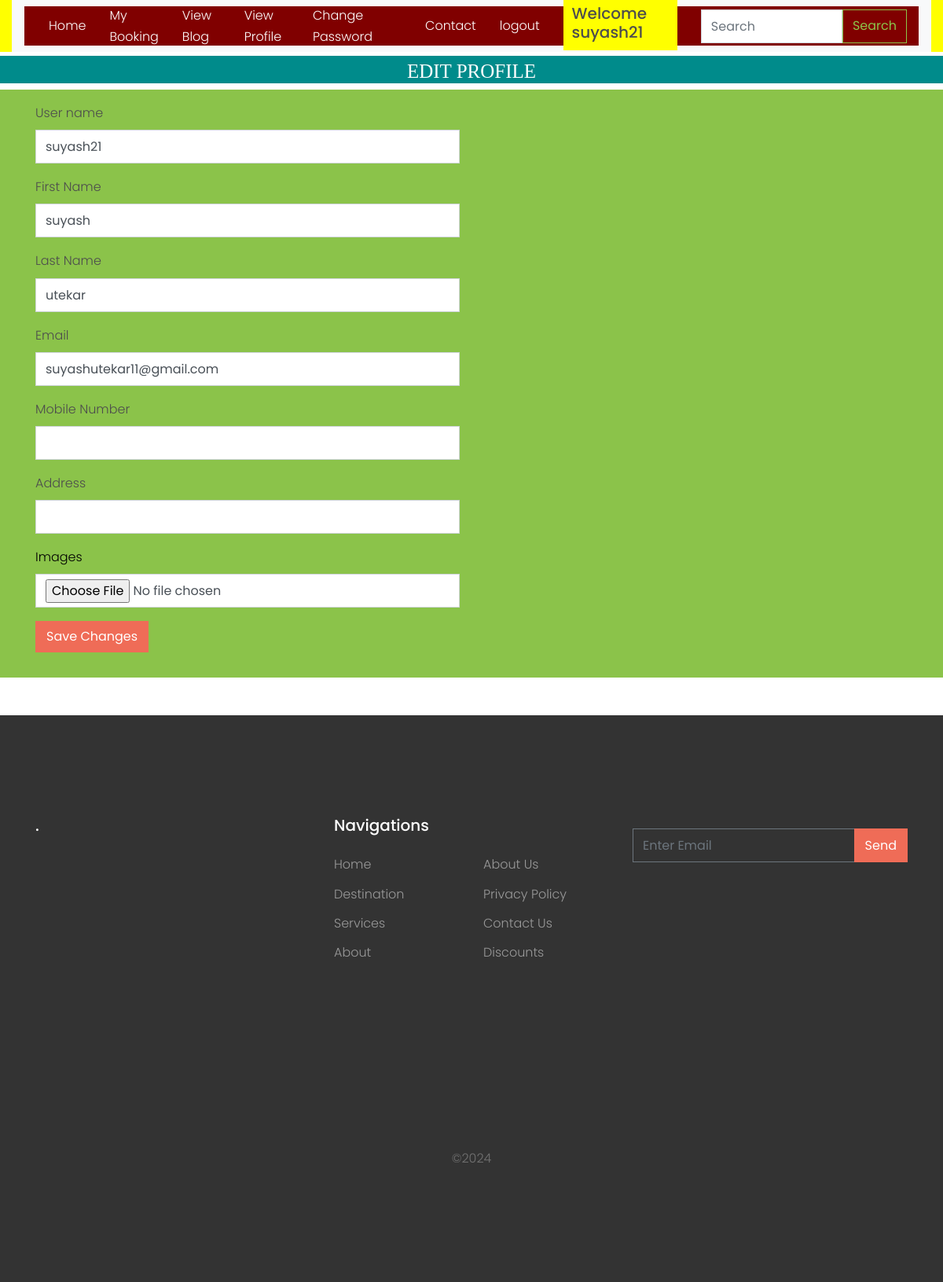
Page /edit_profile/ (signed in) on the committed database.
### tour/models.py (models this page shows, shortened)
class User_Profile(models.Model):
    user = models.ForeignKey(User,on_delete=models.CASCADE,null=True)
    address = models.CharField(max_length=20)
    mobile = models.CharField(max_length=20)
    image = models.ImageField(null=True)

### tour/views.py (the view, shortened to what this page needs)
# urls.py: path('edit_profile/',views.edit_profile,name='edit_profile'),
def edit_profile(request):
    data=User_Profile.objects.get(user=request.user)
    return render(request,'edit_profile.html',{'data':data})

### tour/templates/edit_profile.html (shortened to what this page needs)
{% extends 'base.html' %}
{% block body %}
<center>
    <h1 style="font-size:25px; background-color:darkcyan;height:35px;color:white;padding:5px;margin-top:5px;font-family : 'Monotype Corsiva"
        align="center"> EDIT PROFILE </h1>
</center>
<div class="p-3 bg-success">
    <div class="container">
        <div class="row">
            <div class="col-md-12 mb-3">
                <div class="row">
                    <div class="col-md-12 col-lg-6">
                        <form action="" method="post" enctype="multipart/form-data">
                            <div class="form-group">
                                <label>User name</label>
                                <input type="text" name="username" class="form-control" value="{{data.user.username}}">
                            </div>
                            <div class="form-group">
                                <label>First Name</label>
                                <input type="text" name="first_name" class="form-control"
                                       value="{{data.user.first_name}}">
                            </div>
                            <div class="form-group">
                                <label>Last Name</label>
                                <input type="text" name="last_name" class="form-control"
                                       value="{{data.user.last_name}}">
                            </div>
                            <div class="form-group">
                                <label>Email</label>
                                <input type="email" name="email" class="form-control" value="{{data.user.email}}">
                            </div>
                            <div class="form-group">
                                <label>Mobile Number</label>
                                <input type="number" name="mobile" class="form-control" value="{{data.mobile}}">
                            </div>
                            <div class="form-group">
                                <label>Address</label>
                                <input type="text" name="address" class="form-control" value="{{data.address}}">
                            </div>
                                          <div class="row form-group">
                <div class="col-md-12">
                  <label class="text-black" >Images</label>
                  <input type="file" name="image"   class="form-control">
                </div>
                  <div class="col-md-12">
                </div>
              </div>
                            <div class="submit-section">
                                <button type="submit" class="btn btn-primary submit-btn">Save Changes</button>
                            </div>
                        </form>
                    </div>
                </div>
            </div>
        </div>
    </div>
</div>
{% endblock %}

### tour/templates/base.html (shortened to what this page needs)
<!DOCTYPE html>
<html lang="en">
<head>
    {% load static %}
    <link rel="stylesheet" href="{% static 'fonts/icomoon/style.css' %}">
    <link rel="stylesheet" href="{% static 'css/bootstrap.min.css' %}">
    <link rel="stylesheet" href="{% static 'css/magnific-popup.css' %}">
    <link rel="stylesheet" href="{% static 'css/jquery-ui.css' %}">
    <link rel="stylesheet" href="{% static 'css/owl.carousel.min.css' %}">
    <link rel="stylesheet" href="{% static 'css/owl.theme.default.min.css' %}">
    <link rel="stylesheet" href="https://cdnjs.cloudflare.com/ajax/libs/font-awesome/4.7.0/css/font-awesome.min.css">
    <link rel="stylesheet" href="{% static 'css/bootstrap-datepicker.css' %}">
    <link rel="stylesheet" href="{% static 'fonts/flaticon/font/flaticon.css' %}">
    <link rel="stylesheet" href="https://cdn.jsdelivr.net/npm/mediaelement@4.2.7/build/mediaelementplayer.min.css>
    <link rel=" href="{% static 'css/aos.css' %}">
    <link rel="stylesheet" href="{% static 'css/style.css' %}">
</head>
<body>
<header class="site-navbar " role="banner">
    <div class="container-fluid">
        <div class="row">
            <div class="col-12" style="background-color:yellow;">
                <nav class="navbar navbar-expand-lg navbar-light bg-light">
                    <div class="container-fluid" style="background-color:maroon;height:50px">
                        <div class="collapse navbar-collapse" id="navbarSupportedContent">
                            {% if request.user.is_staff %}
                            <ul class="navbar-nav me-auto mb-2 mb-lg-0">
                                <li class="active"><a href="{% url 'admin_home' %}">Dashboard</a></li>
                                <li><a href="{% url 'all_user' %}" style="margin-left:10px">All User</a></li>
                                <li><a href="{% url 'add_destination' %}"  style="margin-left:20px">Add Destination</a></li>
                                <li><a href="{% url 'add_blog' %}"  style="margin-left:20px">Add Blog</a></li>
                                <li><a href="{% url 'admin_viewblog' %}"  style="margin-left:20px">View Blog</a></li>
                                <li><a href="{% url 'view_destination' %}"  style="margin-left:20px">View Destination</a></li>
                                <li><a href="{% url 'view_booking' %}"  style="margin-left:20px">View Booking</a></li>
                                <li><a href="{% url 'view_contact' %}"  style="margin-left:20px">View Contact</a></li>
                                <li><a href="{% url 'Change_Password' %}"  style="margin-left:20px">Change Password</a></li>
                                 <li><a href="{% url 'logout' %}"  style="margin-left:20px">logout</a></li>
                                <li class="btn btn-warning"  style="margin-left:20px;background-color:yellow">Welcome {{request.user.username}}</li>
                                {% elif request.user.is_authenticated %}
                                    <a href="{% url 'home' %}" style="color:white">Home</a>
                        <a href="{% url 'my_booking' %}" style="margin-left:30px;color:white">My Booking</a>
                        <a href="{% url 'blog' %}" style="margin-left:30px;color:white">View Blog</a>
                               <a href="{% url 'view_profile' %}" style="margin-left:30px;color:white">View Profile</a>
                               <a href="{% url 'Change_Password' %}" style="margin-left:30px;color:white">Change Password</a>
                                    <a href="{% url 'contact' %}" style="margin-left:50px;color:white">Contact</a>
                               <a href="{% url 'logout' %}" onclick="return confirm('Are You Sure')" style="margin-left:30px;color:white">logout</a>
                                <h5 style="background-color:yellow;margin-left:30px;padding:1%"> Welcome {{request.user.username}}</h5>
                            {% endif %}
                            {% if not request.user.is_staff %}
                            <div align="right">
                                <form class="d-flex pull-right" method="post" action="/search/">
                                    <input class="form-control me-2" type="search" placeholder="Search"
                                           aria-label="Search" name="srh" style="margin-left:30px">
                                    <button class="btn btn-outline-success" type="submit">Search</button>
                                </form>
                            </div>
                            {% endif %}
                        </div>
                    </div>
                </nav>
            </div>
        </div>
    </div>
</header>
{% block body %}
{% endblock %}
<footer class="site-footer mt-5">
    <div class="container">
        <div class="row">
            <div class="col-lg-4">
                <div class="mb-5">
                    <h3 class="footer-heading mb-4">.</h3>
                </div>
            </div>
            <div class="col-lg-4 mb-5 mb-lg-0">
                <div class="row mb-5">
                    <div class="col-md-12">
                        <h3 class="footer-heading mb-4">Navigations</h3>
                    </div>
                    <div class="col-md-6 col-lg-6">
                        <ul class="list-unstyled">
                            <li><a href="#">Home</a></li>
                            <li><a href="#">Destination</a></li>
                            <li><a href="#">Services</a></li>
                            <li><a href="#">About</a></li>
                        </ul>
                    </div>
                    <div class="col-md-6 col-lg-6">
                        <ul class="list-unstyled">
                            <li><a href="#">About Us</a></li>
                            <li><a href="#">Privacy Policy</a></li>
                            <li><a href="#">Contact Us</a></li>
                            <li><a href="#">Discounts</a></li>
                        </ul>
                    </div>
                </div>
            </div>
            <div class="col-lg-4 mb-5 mb-lg-0">
                <div class="mb-5">
                    <form action="#" method="post">
                        <div class="input-group mb-3">
                            <input type="text" class="form-control border-secondary text-white bg-transparent"
                                   placeholder="Enter Email" aria-label="Enter Email" aria-describedby="button-addon2">
                            <div class="input-group-append">
                                <button class="btn btn-primary text-white" type="button" id="button-addon2">Send
                                </button>
                            </div>
                        </div>
                    </form>
                </div>
            </div>
        </div>
        <div class="row pt-5 mt-5 text-center">
            <div class="col-md-12">
                <div class="mb-5">
                    <a href="#" class="pl-0 pr-3"></a>
                    <a href="#" class="pl-3 pr-3"></a>
                    <a href="#" class="pl-3 pr-3"></a>
                    <a href="#" class="pl-3 pr-3"></a>
                </div>
                <p>
                    &copy;<script>document.write(new Date().getFullYear());</script>
                </p>
            </div>
        </div>
    </div>
</footer>
</body>
</html>

### tour/static/css/style.css (style rules this page uses)
body { line-height: 1.7; color: #4d4d4d; font-weight: 300; font-size: 1rem; }
a { -webkit-transition: .3s all ease; -o-transition: .3s all ease; transition: .3s all ease; }
h1, h2, h3, h4, h5, .h1, .h2, .h3, .h4, .h5 { font-family: "Poppins", -apple-system, BlinkMacSystemFont, "Segoe UI", Roboto, "Helvetica Neue", Arial, sans-serif, "Apple Color Emoji", "Segoe UI Emoji", "Segoe UI Symbol", "Noto Color Emoji"; }
.text-black { color: #000 !important; }
.btn { border-radius: 0; }
.btn.btn-primary { border: 2px solid transparent; }
.form-control { height: 43px; border-radius: 0; }
.site-footer { padding: 4em 0; background: #333333; }
@media (min-width: 768px) { .site-footer { padding: 8em 0; } }
.site-footer p { color: #737373; }
.site-footer h2, .site-footer h3, .site-footer h4, .site-footer h5 { color: #fff; }
.site-footer a { color: #999999; }
.site-footer ul li { margin-bottom: 10px; }
.site-footer .footer-heading { font-size: 20px; color: #fff; }
.site-navbar { margin-bottom: 0px; z-index: 1999; position: relative; }
.bg-light { background: #ccc; }

### tour/templates/base.html (style rules this page uses)
li { color:white; font-size:bold; }

### rows in the picture
User_Profile: username "suyash21", first_name "suyash", last_name "utekar", email "suyashutekar11@gmail.com"

### other values in the picture
{{ request.user.username }} "suyash21"
